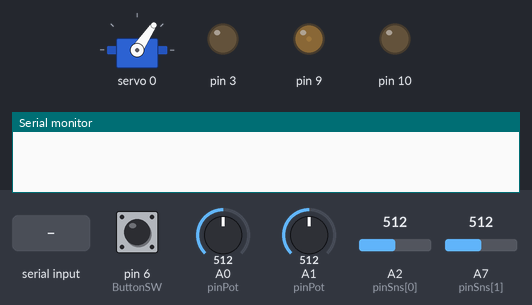
Bench run of a sketch on a simulated Arduino Nano, built with avr-gcc and run on an emulated ATmega328P. Shown: servo, output pins drawn as LEDs (lit = HIGH), the last lines printed to the serial monitor. Inputs (shaded band) come from the test bench; at power-on: pin 6 (ButtonSW) HIGH, A0 (pinPot) = 512, A1 (pinPot) = 512, A2 (pinSns[0]) = 512, A7 (pinSns[1]) = 512.

Above: at 1.2 s.
1.3 s: "agl" received over Serial
At 2.44 s:
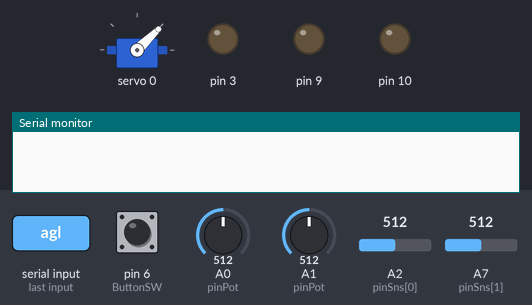
4.3 s: pin 6 (ButtonSW) pulled LOW for 0.15 s
At 4.74 s:
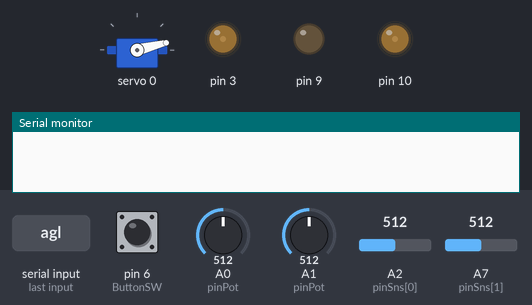
7.3 s: "rmt" received over Serial
10.3 s: pin 6 (ButtonSW) pulled LOW for 1 s
At 10.71 s:
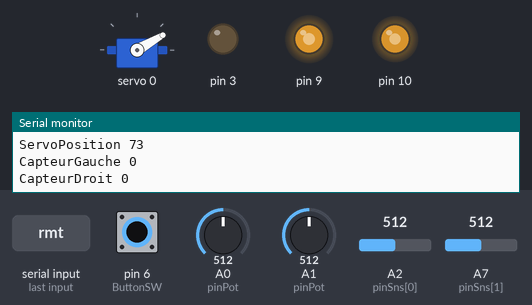
Timing chart, 0 to 20.3 s (numbered marks = the images above; inputs shaded):
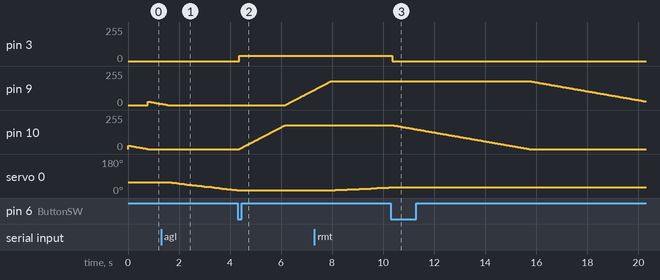

The sketch:

Luminescence.ino
```cpp
//#define DEBUG
//#define DEBUGSF
//#define DEBUGSERIAL
//#define DEBUGSERVO

//Pins definition
const byte pinPot[] = {A0,A1};
const byte pinSns[] = {A2,A7};
const byte pinSrv = 0;

//mode pour le déplacement du servo
#define LIGHTREACTIVE 0
#define REMOTE 1
int modeServo = REMOTE; // 0 si réactif à la lumiere, 1 si controlé via Serial

void setup() {
  Serial.begin(115200);
  Serial.setTimeout(5);
  setupServo();
  setupSF();
}

void loop() {
  updateServo();
  moveServo();

  sendSerial();
  receiveSerial();

  loopSF();

  #ifdef DEBUG
    Serial.print("    CG: ");
    Serial.print(analogRead(pinSns[0]));
    Serial.print("    CD: ");
    Serial.print(analogRead(pinSns[1]));
    //Serial.print("    CD-CG: ");
    //Serial.print(angleLumiere);
    //Serial.print("    CD+CG: ");
    //Serial.print(luminosite);
    Serial.println("");
  #endif
}
```

Serial.ino
```cpp
int timeSerialOut = 0;
float msg_lub = 10.0;  //Intensité des leds black (0,20)
float msg_luw = 10.0;  //Intensité des leds white (0,20)
float msg_fqm = 52.5; //Frequence du moteur en Hz (0,100)
float msg_fql = -2.5; //Offset leds/moteur en Hz (-5,5)
int msg_agl = 90; //Angle servomoteur (0,180)
int msg_vsm = 100; // nombre d'executions entre deux incrémentations/mouvements
int msg_cmn = 100; // Minimum de luminosité captée (= lumière émise par l'écran)
int msg_cmx = 300; //Maximum de luminosité captée

int act_lum = 0;  //On/Off led
int act_mot = 0;  //On/Off moteur

#define VIT_SENDER 1

void receiveSerial(){
  if(Serial.available()){
    String str = "";
    while (Serial.available()){
      str += String(Serial.readString());
      //delay(10);
    }

    String prefix = str.substring(0,3);
    String value = str.substring(3);

    #ifdef DEBUGSERIAL
    Serial.print("Message recu : " + str + "\t");
    Serial.println("Prefix : " + prefix + "\t Value : " + value);
    #endif

    if(prefix == "lub"){
      msg_lub = value.toFloat();
      #ifdef DEBUGSERIAL
      Serial.print("Lumiere noire : ");
      Serial.print(msg_lub);
      Serial.println("");
      #endif
    }
    if(prefix == "luw"){
      msg_luw = value.toFloat();
      #ifdef DEBUGSERIAL
      Serial.print("Lumiere blanche : ");
      Serial.print(msg_luw);
      Serial.println("");
      #endif
    }
    if(prefix == "fqm"){
      msg_fqm = value.toFloat();
      #ifdef DEBUGSERIAL
      Serial.print("Frequence moteur : ");
      Serial.print(msg_fqm);
      Serial.println(" Hz");
      #endif
    }
    if(prefix == "fql"){
      msg_fql = value.toFloat();
      #ifdef DEBUGSERIAL
      Serial.print("Frequence Lumiere : ");
      Serial.print(msg_fql);
      Serial.println(" Hz");
      #endif
    }
    if(prefix == "agl"){
      msg_agl = value.toInt();
      #ifdef DEBUGSERIAL
      Serial.print("Angle Servo : ");
      Serial.print(msg_agl);
      Serial.println(" [0, 180]");
      #endif
    }
    if(prefix == "rmt"){
      int i = value.toInt();
      modeServo = i;
      #ifdef DEBUGSERIAL
      Serial.print("Mode servo");
      Serial.print(modeServo);
      Serial.println("   (1 = REMOTE, 0 = LIGHTREACTIVE)");
      #endif
    }
    if(prefix == "clb"){
      int i = value.toInt();
      calibrate(i);
      #ifdef DEBUGSERIAL
      Serial.print("Capteur calibré : ");
      Serial.print(i);
      Serial.println("   (0 = GAUCHE, 1 = DROIT)");
      Serial.print("valSnsCalib = ");
      Serial.print(getValSnsCalib(i));
      Serial.println("   [0..1024]");
      #endif
    }
    if(prefix == "mod"){
      int i = value.toInt();
      act_mot = i;
      act_lum = i;
      #ifdef DEBUGSERIAL
      Serial.print("Moteur : ");
      Serial.print(act_mot);
      Serial.print(  "Lumiere : ");
      Serial.print(act_lum);
      Serial.println("   (1 = ON, 0 = OFF)");
      #endif
    }
    if(prefix == "mot"){
      act_mot = value.toInt();
      #ifdef DEBUGSERIAL
      Serial.print("Moteur : ");
      Serial.print(act_mot);
      Serial.println("   (1 = ON, 0 = OFF)");
      #endif
    }
    if(prefix == "led"){
      act_lum = value.toInt();
      #ifdef DEBUGSERIAL
      Serial.print("Leds : ");
      Serial.print(act_lum);
      Serial.println("   (1 = ON, 0 = OFF)");
      #endif
    }
    if(prefix == "vsm"){
      msg_vsm = value.toInt();
      #ifdef DEBUGSERIAL
      Serial.print("Vitesse Servo : ");
      Serial.print(msg_vsm);
      Serial.println(" [50, 300]");
      #endif
    }

    if(prefix == "cmn"){
      msg_cmn = value.toInt();
      #ifdef DEBUGSERIAL
      Serial.print("Luminosité ambiante (écran) : ");
      Serial.println(msg_cmn);
      #endif
    }

    if(prefix == "cmx"){
      msg_cmx = value.toInt();
      #ifdef DEBUGSERIAL
      Serial.print("Max luminosité captée : ");
      Serial.print(msg_cmx);
      Serial.println(" [50, 300]");
      #endif
    }
  }
}

void sendSerial(){
 if(timeSerialOut > VIT_SENDER){
    if(modeServo == LIGHTREACTIVE){
      Serial.print("ServoPosition");
      Serial.print(" ");
      Serial.println(getPosServo());

      Serial.print("CapteurGauche");
      Serial.print(" ");
      Serial.println(getValSns(0));

      Serial.print("CapteurDroit");
      Serial.print(" ");
      Serial.println(getValSns(1));

      delay(1);
    }
  timeSerialOut = 0;
 }
 timeSerialOut++;
}
```

Servo.ino
```cpp
#include <Adafruit_PWMServoDriver.h>

Adafruit_PWMServoDriver pwm = Adafruit_PWMServoDriver( 0x40 );

//Angle position of servo
#define INIT_POS_SERVO 90
#define MIN_POS_SERVO 50
#define MAX_POS_SERVO 130
#define MIN_DIRECTION 10
#define MAX_DIRECTIONG -70
#define MAX_DIRECTIOND 70

//PWM conversion
#define MIN_SERVO  100 // La longueur d'impulsion 'minimale' (valeur du compteur, max 4096)
#define MAX_SERVO  360 // La longueur d'impulsion 'maximale' (valeur du compteur, max 4096)

#define PAS_SERVO 1 //angle en degree entre chaque mouvements.
#define VIT_SWEEP 2 // nombre d'executions entre 2 inc de targetPos

//Luminosity sensors
#define VIT_CAPTEUR 10 // nombre d'executions entre deux relevés

//Variables relatives au servomoteur
int pos_servo = INIT_POS_SERVO; // 0..180
int targetPos = INIT_POS_SERVO;
int targetPos_tmp = INIT_POS_SERVO;
int timeServo = 0;
int timeSweep = 0;
int sgn = 1;


//Variables relatives aux capteurs de luminosité
int valSns[] = {0,0};
int valSnsCalib[] = {0, 0};
int luminosite = 0;
int angleLumiere = 0;
int timeCapteur = 0;
int min_luminosite = msg_cmn;

void setupServo(){
  pwm.begin();
  pwm.setPWMFreq(50);  // Les servo sont mis-à-jour à ~60 Hz
  calibrate(0);
  calibrate(1);
}

void updateServo(){
   switch(modeServo){
    case LIGHTREACTIVE :  followLight(); break;
    case REMOTE : followSerial(); break;
   }
}

void moveServo(){
  setTargetPos_tmp(targetPos);
  pos_servo = targetPos_tmp;
  pwm.setPWM(pinSrv, 0, map( pos_servo, MIN_POS_SERVO, MAX_POS_SERVO, MIN_SERVO, MAX_SERVO ));
  #ifdef DEBUGSERVO
    Serial.print("pos_servo : ");
    Serial.print(pos_servo);
    Serial.println("");
  #endif
}

void setTargetPos_tmp(int targetPos){
  timeServo++;
  if(timeServo > msg_vsm)
  {
    if(pos_servo <= targetPos - PAS_SERVO){
      targetPos_tmp = pos_servo + PAS_SERVO;
    }
    else if(pos_servo >= targetPos + PAS_SERVO){
      targetPos_tmp = pos_servo - PAS_SERVO;
    }
    else targetPos_tmp = targetPos;
    timeServo = 0;
  }
}

int getPosServo(){
  return pos_servo;
}

int getModeServo(){
  return modeServo;
}

void followLight(){
   timeCapteur++;
   if(timeCapteur > VIT_CAPTEUR){
     timeCapteur = 0;
     valSns[0] = analogRead(pinSns[0])-valSnsCalib[0];
     valSns[1] = analogRead(pinSns[1])-valSnsCalib[1];
     luminosite = valSns[1] + valSns[0];
     angleLumiere = valSns[1]- valSns[0];
     min_luminosite = valSnsCalib[0]+valSnsCalib[1]+msg_cmn;

     if (luminosite > min_luminosite){
      luminosite = constrain(luminosite, min_luminosite, msg_cmx);
      angleLumiere = constrain(angleLumiere, MAX_DIRECTIONG, MAX_DIRECTIOND);
      if (angleLumiere > -MIN_DIRECTION && angleLumiere < MIN_DIRECTION){
        targetPos = INIT_POS_SERVO;
      }
      else if (angleLumiere < -MIN_DIRECTION){
        targetPos = map(angleLumiere, -MIN_DIRECTION, MAX_DIRECTIONG, INIT_POS_SERVO, MIN_POS_SERVO);
      }
      else if (angleLumiere > MIN_DIRECTION){
        targetPos = map(angleLumiere, MIN_DIRECTION, MAX_DIRECTIOND, INIT_POS_SERVO, MAX_POS_SERVO);
      }
     }
     else {
      targetPos = INIT_POS_SERVO;
     }
   }
}

void calibrate(int i){          //i = 0 : Gauche, i = 1 : Droite
  valSnsCalib[i] = analogRead(pinSns[i]);
}

int getValSnsCalib(int i){      //i = 0 : Gauche, i = 1 : Droite
  return valSnsCalib[i];
}

int getValSns(int i){           //i = 0 : Gauche, i = 1 : Droite
  return valSns[i];
}

void followSerial(){
  targetPos = msg_agl;
}

void sweep(){
  timeSweep++;
  if (timeSweep > VIT_SWEEP){
    timeServo = 0;
    if(targetPos >= MAX_POS_SERVO || targetPos <= MIN_POS_SERVO){
      sgn *=-1;
    }
    targetPos += sgn*2;
  }

  #ifdef DEBUGSERVO
    Serial.print("targetPos : ");
    Serial.print(targetPos);
    Serial.print("\t");
    Serial.print("sgn : ");
    Serial.print(sgn);
    Serial.print("\t");
  #endif

}
```

SlowFrame.ino
```cpp
#include <Wire.h>
#include <PWM.h>

//Base frequency and trimmer Ranges
#define MIN_FREQUENCY 0
#define MAX_FREQUENCY 100
#define MIN_FREQUENCY_OFFSET -5.0
#define MAX_FREQUENCY_OFFSET 5.0
#define MIN_BRIGHTNESS 0          // allows light to be off to reveal the full oscillating effect
#define MAX_BRIGHTNESS 70.0       // too high and flickering will occur

const byte LED_stripBlack = 10;        // pin for LED strip control
const byte LED_stripWhite = 9;        // pin for LED strip control
const byte EMagnet = 3;           // pin for Electromagnet control
const byte ButtonSW = 6;          // pin for mode selection button

boolean led_on = true;
boolean serial_on = true;
boolean pot_on = false;
boolean mode_changed = true;

byte mode = 1; //toggle it by button SW
//mode 1 = normal slow motion mode controlled by serial
//mode 2 = normal slow motion mode controlled by 2 pots
//mode 3 = completely off

byte buttonState = 0;             // current state of the button
byte lastButtonState = 0;         // previous state of the button

float frequency_offset = msg_fql;
float duty_eMagnet = 15.0;          // 15; be carefull not to overheat the magnet with too high duty cycle. Better adjust force through magnet position
float frequency_eMagnet = msg_fqm;
float duty_ledBlack = msg_lub;
float duty_ledWhite = msg_luw;
float frequency_led = frequency_eMagnet + frequency_offset;

int lastBrightnessValueBlack = 0;
int lastBrightnessValueWhite = 0;

void setupSF()
{
  pinMode(ButtonSW, INPUT_PULLUP); // Mode button

  //initialize all timers except for 0, to save time keeping functions
  InitTimersSafe();

  //sets the frequency for the specified pin
  bool success = SetPinFrequencySafe(LED_stripBlack, frequency_led);
  bool success1 = SetPinFrequencySafe(LED_stripWhite, frequency_led);
  bool success2 = SetPinFrequencySafe(EMagnet, frequency_eMagnet);
}

void loopSF()
{
  if (mode_changed == true)
  {
    if (mode == 1)  //normal slow motion mode (power on)
    {
      serial_on = true;
      eMagnet_on();
      led_on = true;
      pot_on = false;
    }
    if (mode == 2)  //normal slow motion mode (power on)
    {
      serial_on = false;
      eMagnet_on();
      led_on = true;
      pot_on = true;
      duty_ledBlack = MAX_BRIGHTNESS;
      duty_ledWhite = MAX_BRIGHTNESS;
    }
    else if (mode == 3)  // distorted reality mode
    {
      serial_on = false;
      eMagnet_off();
      led_on = false;
      pot_on = false;
    }

    mode_changed = false;
  }

  if (serial_on == true){
    frequency_eMagnet = msg_fqm;
    frequency_offset = msg_fql;
    frequency_led = frequency_eMagnet + msg_fql;
    if(act_lum == 1)  {
      led_on = true;
      duty_ledBlack = msg_lub;
      duty_ledWhite = msg_luw;
    }
    else if (act_lum == 0) {
      led_on = false;
    }
    //act_lum = 2;
    if(act_mot == 1){
      eMagnet_on();
    }
    else if (act_mot == 0){
      eMagnet_off();
    }
    act_mot = 2;
  }

  if (pot_on == true){
    frequency_eMagnet = -(MAX_FREQUENCY - MIN_FREQUENCY)*float(analogRead(A0))/1023L+MAX_FREQUENCY;
    frequency_offset = -(MAX_FREQUENCY_OFFSET-MIN_FREQUENCY_OFFSET)/1023L*analogRead(A1)+MAX_FREQUENCY_OFFSET; //Speed: 0.1 .. 5 Hz
    frequency_led = frequency_eMagnet + frequency_offset;
  }
  if (led_on == true)
  {
    SetPinFrequencySafe(EMagnet, frequency_eMagnet);
    SetPinFrequencySafe(LED_stripBlack, frequency_led);
    SetPinFrequencySafe(LED_stripWhite, frequency_led);

    //-------------Black LED-------------
    if (lastBrightnessValueBlack < round(duty_ledBlack*255/100))  //previously dimmer - gradually bright it
    {
      for (int i=lastBrightnessValueBlack; i<round(duty_ledBlack*255/100); i++)
      {
        pwmWrite(LED_stripBlack, i);
        delay(10);
      }
    }
    else if (lastBrightnessValueBlack > round(duty_ledBlack*255/100)) //previously brighter - gradually dim it
    {
      for (int i=lastBrightnessValueBlack; i>round(duty_ledBlack*255/100); i--)
      {
        pwmWrite(LED_stripBlack, i);
        delay(10);
      }
    }
    else  //no change in brightness
      pwmWrite(LED_stripBlack, round(duty_ledBlack*255/100));

    lastBrightnessValueBlack = round(duty_ledBlack*255/100);

    //-------------White LED-----------------
    if (lastBrightnessValueWhite < round(duty_ledWhite*255/100))  //previously dimmer - gradually bright it
    {
      for (int i=lastBrightnessValueWhite; i<round(duty_ledWhite*255/100); i++)
      {
        pwmWrite(LED_stripWhite, i);
        delay(10);
      }
    }
    else if (lastBrightnessValueWhite > round(duty_ledWhite*255/100)) //previously brighter - gradually dim it
    {
      for (int i=lastBrightnessValueWhite; i>round(duty_ledWhite*255/100); i--)
      {
        pwmWrite(LED_stripWhite, i);
        delay(10);
      }
    }
    else  //no change in brightness
      pwmWrite(LED_stripWhite, round(duty_ledWhite*255/100));

    lastBrightnessValueWhite = round(duty_ledWhite*255/100);
  }
  else  //led_on = false;
  {
    //-----gradually dim off black
    for (int i=round(duty_ledBlack*255/100); i>0; i--)
    {
      pwmWrite(LED_stripBlack, i);
      delay(30);
    }

    duty_ledBlack = 0;
    pwmWrite(LED_stripBlack, 0);
    lastBrightnessValueBlack = 0;

    //-----gradually dim off White
    for (int i=round(duty_ledWhite*255/100); i>0; i--)
    {
      pwmWrite(LED_stripWhite, i);
      delay(30);
    }

    duty_ledWhite = 0;
    pwmWrite(LED_stripWhite, 0);
    lastBrightnessValueWhite = 0;
  }
#ifdef DEBUGSF
    //Heatbeat on-board LED
    //digitalWrite(LED, HIGH); // LED on
    //delay(300);
    //digitalWrite(LED, LOW); // LED off
    //delay(300);
    //digitalWrite(LED, HIGH); // LED on
    //delay(200);
    //digitalWrite(LED, LOW); // LED off
    //delay(1200);

    //serial print current parameters
    Serial.print("Frequency Offset: ");
    Serial.print(frequency_offset);
    Serial.print("  Force: ");
    Serial.print(duty_eMagnet);
    Serial.print("  Freq Mag: ");
    Serial.print(frequency_eMagnet);
    Serial.print("  Freq LED: ");
    Serial.print(frequency_led);
    Serial.print("  Brightness: ");
    Serial.println(duty_ledBlack);
  #endif


  // read the button SW
  buttonState = digitalRead(ButtonSW);

  // compare the buttonState to its previous state
  if (buttonState != lastButtonState)
  {
    // if the state has changed, increment the counter
    if (buttonState == LOW)
    {
      mode++;

      if (mode > 3)
        mode = 1; //rotary menu

      mode_changed = true ;
    }

    // delay a little bit for button debouncing
    delay(50);
  }

  lastButtonState = buttonState;
}


//**********************************************************************************************************************************************************
void eMagnet_on()
{
  pwmWrite(EMagnet, round(duty_eMagnet*255/100));
}


//**********************************************************************************************************************************************************
void eMagnet_off()
{
  pwmWrite(EMagnet, 0);
}
```

Measured:
- after the input at 1.3 s, servo 0: moves from 56° to 14° over 2.5 s, starting after 0.41 s
- after the input at 4.3 s, pin 3: 0/255 → 38/255 after 0.05 s; pin 9: moves from 0/255 to 113/255 over 1.1 s, starting after 1.9 s; pin 10: moves from 0/255 to 178/255 over 1.8 s, starting after 0.06 s; servo 0: stays 14° (without the input it goes to 13° after 0.05 s)
- after the input at 10.3 s, pin 3: 38/255 → 0/255 after 0.05 s; pin 9: moves from 179/255 to 27/255 over 4.5 s, starting after 5.5 s; pin 10: moves from 179/255 to 0/255 over 5.3 s, starting after 0.08 s; servo 0: stays 30° (without the input it goes to 32° after 0.15 s)
